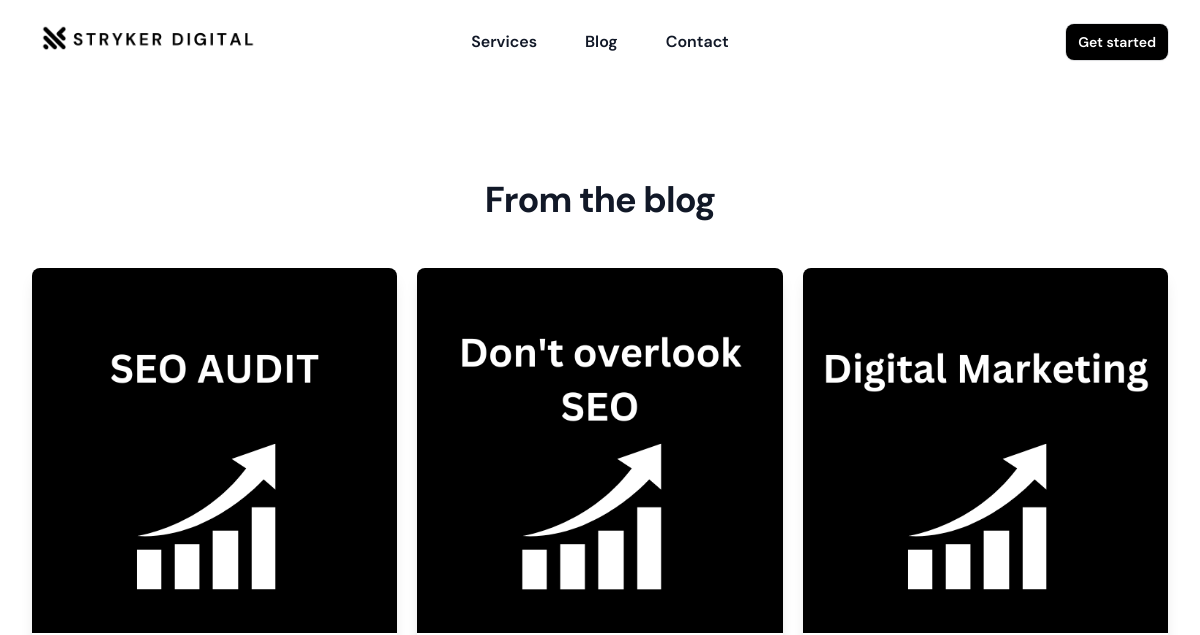
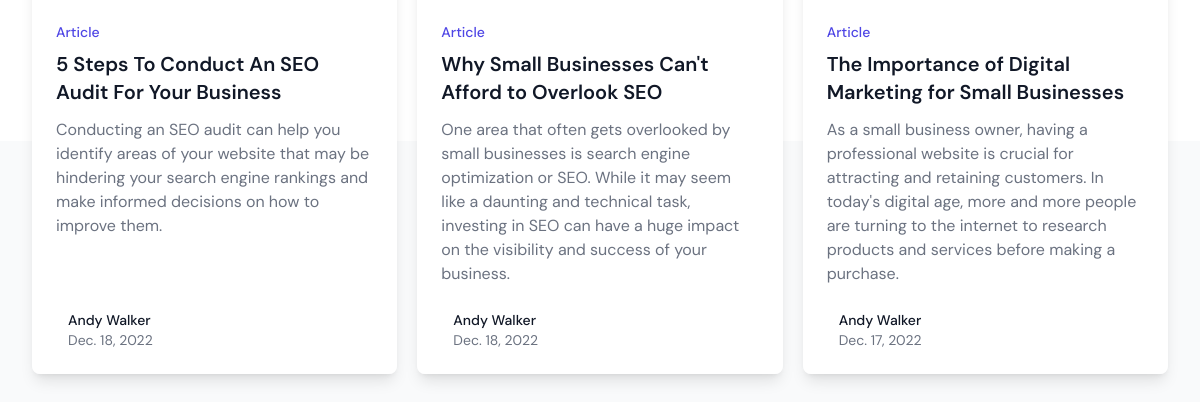
/blog/, run on an earlier commit of the app's database (2 pictures, top to bottom).
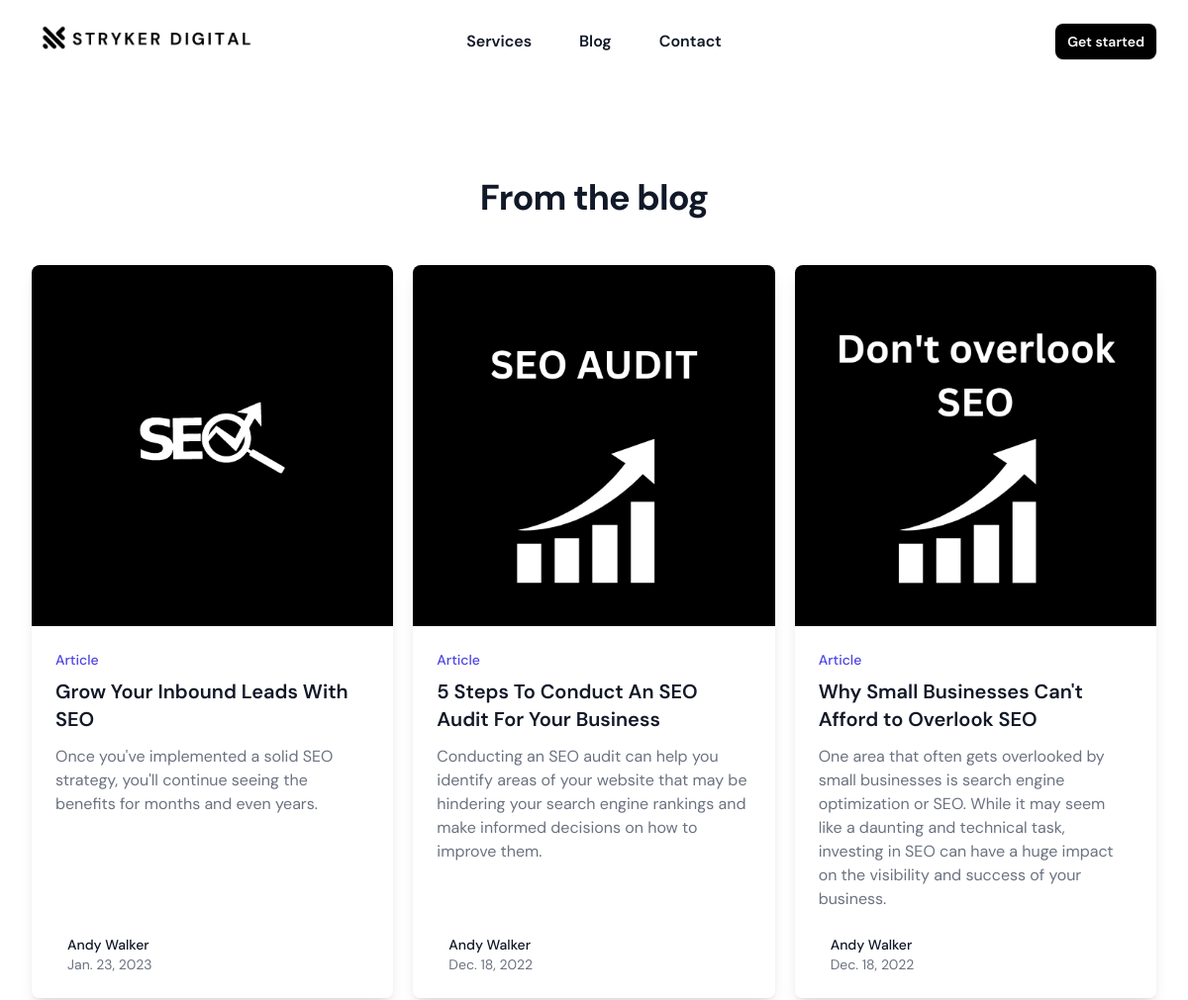
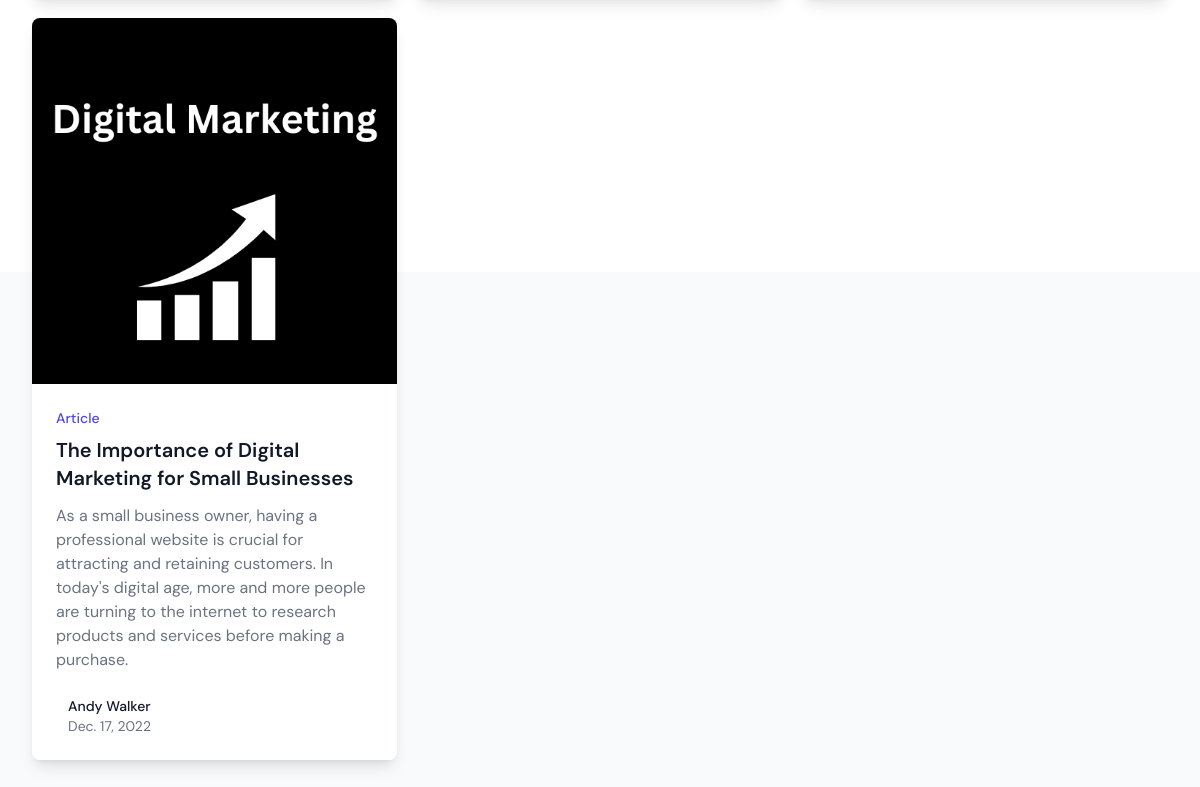
And on a later commit of the database (2 pictures, top to bottom).
### blog/models.py (models this page shows, shortened)
class BlogPost(models.Model):
    title = models.CharField(max_length=255)
    author = models.CharField(max_length=255, default='Andy Walker')
    created_at = models.DateTimeField(auto_now_add=True, blank=True, null=True)
    slug = models.SlugField(max_length=255, unique=True)
    image =  models.ImageField(upload_to='images/', default='images/default.png')
    description = models.CharField(max_length=255)
    body = tinymce_models.HTMLField(blank=False, null=True)
    time_to_read = models.CharField(max_length=10, default='5')

### blog/views.py (the view)
# urls.py: path('blog/', views.blog_list, name='blog-list'),
def blog_list(request):
    blog = BlogPost.objects.all().order_by("-created_at").all()
    context = {'blog': blog}
    return render(request, 'blog/blog-list.html', context)

### blog/templates/blog/blog-list.html (shortened to what this page needs)
{% extends 'base/base.html' %} {% block content %} {% load crispy_forms_tags %}
{% load static %} {% include 'include/navbar.html' %}
<div
  class="relative bg-gray-50 px-4 pt-16 pb-20 sm:px-6 lg:px-8 lg:pt-24 lg:pb-28"
>
  <div class="absolute inset-0">
  </div>
  <div class="relative mx-auto max-w-7xl">
    <div class="text-center">
      <h2 class="text-3xl font-bold tracking-tight text-gray-900 sm:text-4xl">
        From the blog
      </h2>
    </div>
    <div class="mx-auto mt-12 grid max-w-lg gap-5 lg:max-w-none lg:grid-cols-3">
      {% for post in blog %}
      <div class="flex flex-col overflow-hidden rounded-lg shadow-lg">
        <a href="{% url 'blog-detail' post.slug %}" class="flex-shrink-0">
          <img class="w-full object-cover" src="{{ post.image.url }}" alt="" />
        </a>
        <div class="flex flex-1 flex-col justify-between bg-white p-6">
          <div class="flex-1">
            <p class="text-sm font-medium text-indigo-600">
              <a
                href="{% url 'blog-detail' post.slug %}"
                class="hover:underline"
                >Article</a
              >
            </p>
            <a href="{% url 'blog-detail' post.slug %}" class="mt-2 block">
              <p class="text-xl font-semibold text-gray-900">
                {{ post.title }}
              </p>
              <p class="mt-3 text-base text-gray-500">{{ post.description }}</p>
            </a>
          </div>
          <div class="mt-6 flex items-center">
            <div class="ml-3">
              <p class="text-sm font-medium text-gray-900">
                <a href="#" class="hover:underline">Andy Walker</a>
              </p>
              <div class="flex space-x-1 text-sm text-gray-500">
                <time datetime="2020-02-12">{{post.created_at|date}}</time>
              </div>
            </div>
          </div>
        </div>
      </div>
      {% endfor %}
    </div>
  </div>
</div>
{% endblock %}

### core/templates/base/base.html (shortened to what this page needs)
{% load tailwind_tags %} {% load static %} {% load crispy_forms_tags %}
{% load tailwind_filters %}
<!DOCTYPE html>
<html lang="en">
  <head>
    {% tailwind_css %}
  </head>
  <body>
    {% block content %} {% endblock %}
  </body>
</html>

### core/templates/include/navbar.html (shortened to what this page needs)
{% load static %}
<div class="px-6 pt-6 pb-6 lg:px-8">
  <div>
    <nav class="flex h-9 items-center justify-between" aria-label="Global">
      <div class="flex lg:min-w-0 lg:flex-1" aria-label="Global">
        <a href="{% url 'home' %}" class="-m-1.5 p-1.5">
          <img class="h-56" src="{% static 'images/nav-logo.png' %}" alt="" />
        </a>
      </div>
      <div
        class="hidden lg:flex lg:min-w-0 lg:flex-1 lg:justify-center lg:gap-x-12"
      >
        <div>
          <a
            href="#services"
            class="font-semibold relative text-gray-900 hover:text-gray-900 hover:cursor-pointer"
            >Services</a
          >
        </div>
        <a
          href="{% url 'blog-list' %}"
          class="font-semibold text-gray-900 hover:text-gray-900"
          >Blog</a
        >
        <a
          href="{% url 'contact' %}"
          class="font-semibold text-gray-900 hover:text-gray-900"
          >Contact</a
        >
      </div>
      <div class="hidden lg:flex lg:min-w-0 lg:flex-1 lg:justify-end">
        <a
          href="{% url 'contact' %}"
          class="inline-block rounded-lg px-3 py-1.5 text-sm font-semibold leading-6 text-white bg-black shadow-sm ring-1 ring-gray-900/10 hover:ring-gray-900/20"
          >Get started</a
        >
      </div>
    </nav>
  </div>
</div>

What changed in the data, as far as the page shows it:
added BlogPost: image (picture), title "Grow Your Inbound Leads With SEO", description "Once you've implemented a solid SEO strategy, you'll continue seeing the benefits for months and even years.", created_at "Jan. 23, 2023"
